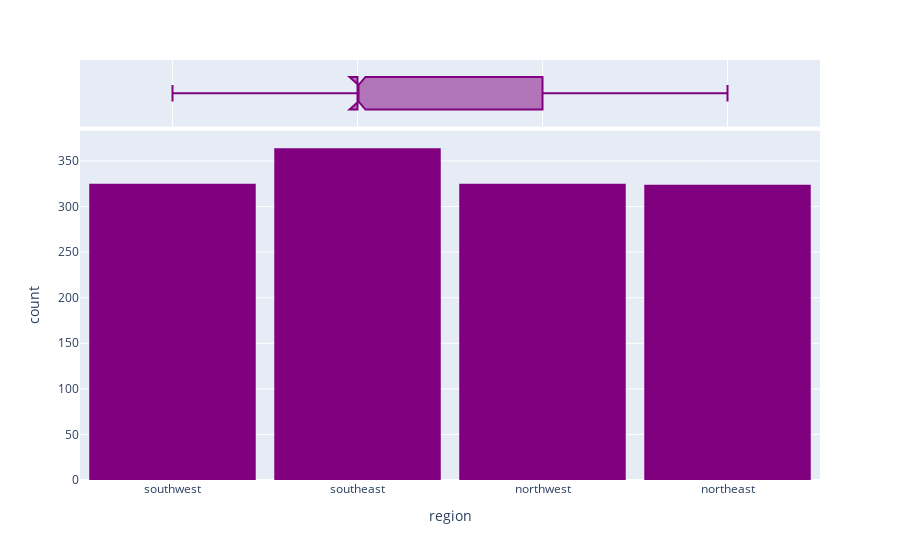

Notebook code cell kept with this figure:
### Markdown cell above
### Distribution of region

### Code cell
fig = px.histogram(df, 
                   x='region', 
                   marginal='box', 
                   color_discrete_sequence=['purple'])
fig.update_layout(bargap=0.1)
fig.show()

### Figure 1 — Plotly figure (JSON) as saved in the notebook; plotly's stock layout.template omitted (floating-point values rounded to 4 significant figures; data arrays with more than 128 entries replaced by an {"elided": "..."} marker saying what was removed)
{"data": [{"alignmentgroup": "True", "bingroup": "x", "hovertemplate": "region=%{x}<br>count=%{y}<extra></extra>", "legendgroup": "", "marker": {"color": "purple", "pattern": {"shape": ""}}, "name": "", "offsetgroup": "", "orientation": "v", "showlegend": false, "type": "histogram", "x": {"elided": "1338 str values"}, "xaxis": "x", "yaxis": "y"}, {"alignmentgroup": "True", "hovertemplate": "region=%{x}<extra></extra>", "legendgroup": "", "marker": {"color": "purple"}, "name": "", "notched": true, "offsetgroup": "", "showlegend": false, "type": "box", "x": {"elided": "1338 str values"}, "xaxis": "x2", "yaxis": "y2"}], "layout": {"autosize": true, "bargap": 0.1, "barmode": "relative", "legend": {"tracegroupgap": 0}, "margin": {"t": 60}, "xaxis": {"anchor": "y", "autorange": true, "domain": [0, 1], "range": [-0.5, 3.5], "title": {"text": "region"}, "type": "category"}, "xaxis2": {"anchor": "y2", "autorange": true, "domain": [0, 1], "matches": "x", "range": [-0.5, 3.5], "showgrid": true, "showticklabels": false, "type": "category"}, "yaxis": {"anchor": "x", "autorange": true, "domain": [0, 0.8316], "range": [0, 383.2], "title": {"text": "count"}}, "yaxis2": {"anchor": "x2", "autorange": true, "domain": [0.8416, 1], "matches": "y2", "range": [-0.5, 0.5], "showgrid": false, "showline": false, "showticklabels": false, "ticks": "", "type": "category"}}}
